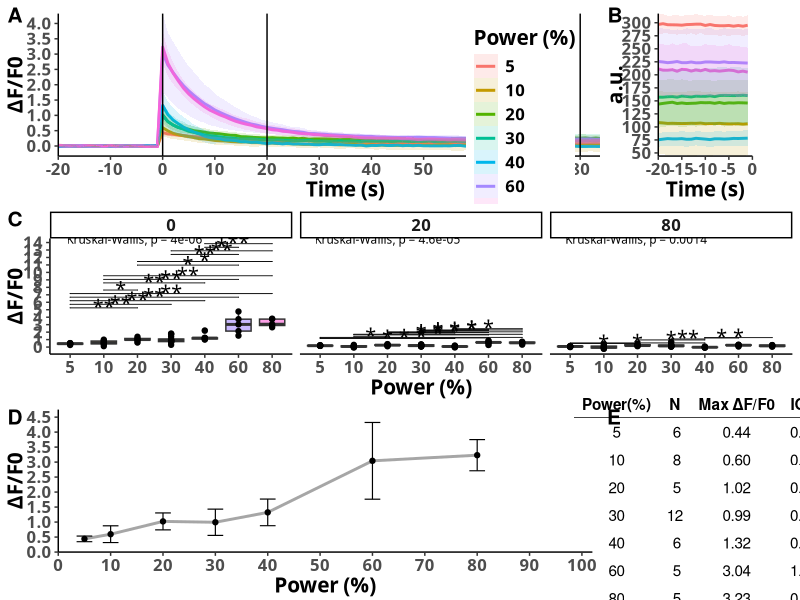

This chart was generated by the following R code:
# Fluo-4 data analysis
# Copyright © 2021 Borys Olifirov
#
# Require data frame structure:
# 'cell'   cell number with date suffix
# 'rep'    number of stimulation for this cell
# 'power'  405 nm laser power
# 'time'   absolute time of frame recording, stimulation frame used as 0
# 'delta'  ΔF/F0 for int data

require(dplyr)
require(tidyr)
require(purrr)

require(rstatix)

require(ggplot2)
require(ggpubr)
require(cowplot)

setwd('/home/astria/bio/note/projects/PhD/6_2021_PIP2_HPCA_HEK/exp/11_22_2021_test_uncaging')


##### DATA PROCESSING #####
df.not.40 <- read.csv('results_10_4.csv') %>%
             filter(power != '40')

df.full <- read.csv('results_09_29.csv') %>%
           rbind(read.csv('results_11_13.csv')) %>%
           rbind(read.csv('results_11_21.csv')) %>%  # bad cellsrbind(read.csv('results_11_22.csv')) %>%
           rbind(df.not.40) %>%
           mutate(power = as.factor(power))

df.fluo <- df.full %>%
           filter(power != '90'&
           power != '95' &
           power != '100') %>%
           droplevels()

df.fluo.abs.baseline <- df.fluo %>%
                        select(power, time, int) %>%
                        filter(time < 0) %>%
                        group_by(time, power) %>%
                        summarise_all(list(mean, sd), na.rm = TRUE) %>%
                        rename(mean = fn1, sd = fn2) %>%
                        ungroup()

df.fluo.mean <- df.fluo %>%
                select(power, time, delta) %>%
                group_by(time, power) %>%
                summarise_all(list(mean, sd), na.rm = TRUE) %>%
                rename(mean = fn1, sd = fn2) %>%
                ungroup()

time.list <- c(0, 20, 80)
df.fluo.crop <- df.fluo %>%
  select(power, delta, time) %>%
  filter(time %in% time.list) %>%
  group_by(time) %>%
  unique() %>%
  ungroup()

df.fluo.stat.group <- df.fluo.crop %>%
  group_by(time) %>%
  kruskal_test(delta ~ power) %>%
  add_significance("p")

# Bonferoni-Holm adjastment
# https://www.statisticshowto.com/holm-bonferroni-method/
# https://rpkgs.datanovia.com/rstatix/
df.fluo.stat.pair <- df.fluo.crop %>%
  group_by(time) %>%
  pairwise_wilcox_test(delta ~ power,
                       p.adjust.method = 'BH') %>%
  add_xy_position(fun = "mean_sd", scales = 'free')

df.fluo.summary <- df.fluo %>%
                  filter(time == 0) %>%
                  group_by(power) %>%
                  summarise(N = n(),
                            Mean = round(mean(delta), digits = 2),
                            IQR = round(IQR(delta), digits = 2)) %>%
                  rename('Power(%)' = power, 'Max ΔF/F0' = Mean)


##### GLOBAL PLOT OPTIONS #####
font_family <- "ubuntu mono"
font_size <- 15

line_size <- 1
line_size_light <- 1.5

# https://drsimonj.svbtle.com/creating-corporate-colour-palettes-for-ggplot2
# '#121212', '#FF1C1C', '#0051F2', '#FFE20A', '#219900', '#FF7B08', '#008F8C', '#B02179', '#A6A6A6'
palette <- c('#121212', '#FF1C1C', '#0051F2', '#FFE20A', '#219900', '#FF7B08', '#008F8C', '#B02179', '#A6A6A6')

power.list <- levels(df.fluo$power)
col.list <- palette[1:length(power.list)]
names(col.list) <- power.list


##### PLOT #####
# line plot
line.plt <- ggplot(df.fluo.mean) +
  geom_line(aes(x = time, y = mean, colour = power),
            size = line_size) +
  geom_ribbon(aes(x = time,
                  ymin = mean-sd,
                  ymax = mean+sd,
                  fill = power,
                  colour = power),
              alpha=.15,
              size=0) +
  geom_vline(xintercept = time.list) +
  scale_x_continuous(name = 'Time (s)',
                     limits = c(-20, 90),
                     breaks = seq(-100, 100, 10),
                     expand = c(0,0)) +
  scale_y_continuous(name = 'ΔF/F0',
                     breaks = seq(-100, 100, .5),
                     expand = c(0,0)) +
  labs(colour = 'Power (%)', fill='Power (%)') +
  theme_classic() +
  theme(legend.position = c(.90, .95),
        legend.justification = c("right", "top"),
        text = element_text(family=font_family, face="bold", size=font_size))


# abs intensity line plot
abs.plt <- ggplot(df.fluo.abs.baseline) +
  geom_line(aes(x = time, y = mean, colour = power),
            size = line_size) +
  geom_ribbon(aes(x = time,
                  ymin = mean-sd,
                  ymax = mean+sd,
                  fill = power,
                  colour = power),
              alpha=.15,
              size=0) +
  scale_x_continuous(name = 'Time (s)',
                     limits = c(-20, 0),
                     breaks = seq(-100, 100, 5),
                     expand = c(0,0)) +
  scale_y_continuous(name = 'a.u.',
                     # limits = c(50, 250),
                     breaks = seq(-100, 500, 25),
                     expand = c(0,0)) +
  labs(colour = 'Power (%)', fill='Power (%)') +
  theme_classic() +
  theme(legend.position = 'none',
        text = element_text(family=font_family, face="bold", size=font_size))


# https://www.datanovia.com/en/blog/how-to-add-p-values-to-ggplot-facets/
# boxplot          
point.box <- ggplot(df.fluo.crop, aes(x = power, y = delta)) +
  geom_boxplot(aes(fill = power), alpha = .6) +
  geom_point() +
  facet_grid(cols = vars(as.factor(time))) +
  labs(fill = 'Power (%)',
       x = 'Power (%)',
       y = 'ΔF/F0') +
  scale_y_continuous(breaks = seq(-100, 100, 1)) +
  theme_classic() +
  theme(legend.position = 'none',
        text = element_text(family=font_family, face="bold", size=font_size)) +
  stat_pvalue_manual(df.fluo.stat.pair, label = 'p.adj.signif',
                     family=font_family, size = 5,
                     tip.length = 0,
                     hide.ns = TRUE) +
  stat_compare_means(family=font_family, size=3,
                     label.x = 1.7)


# dose-dep plot
dd.plt <- ggplot(df.fluo.mean %>%
       filter(time == '0') %>%
       select(power, mean, sd) %>%
       mutate(power = as.numeric(as.character(power))),
       aes(x = power, y = mean)) +
  geom_line(size = line_size, colour = '#A6A6A6') +
  geom_point() +
  geom_errorbar(aes(ymin = mean-sd,
                    ymax = mean+sd),
                size=.4,
                width=3) +
  scale_x_continuous(name = 'Power (%)',
                     limits = c(0, 102),
                     breaks = seq(0, 100, 10),
                     expand = c(0,0)) +
  scale_y_continuous(name = 'ΔF/F0',
                     limits = c(0, 4.75),
                     breaks = seq(-100, 100, .5),
                     expand = c(0,0)) +
  theme_classic() +
  theme(text = element_text(family=font_family, face="bold", size=font_size))

# summary table
summ.table <- ggtexttable(df.fluo.summary,
                          rows = NULL,
                          theme = ttheme("light"))
              # tab_add_title(text = 'Groups size \n and maximal ΔF/F0',
              #               face = "bold",
              #               size = 10)


# combine plot with cowplot
fin_draw <- ggdraw() +
  draw_plot(line.plt, x = 0, y = .66, width = .8, height = .33) +
  draw_plot(abs.plt, x = .75, y = .66, width = .2, height = .33) +
  draw_plot(point.box, x = 0, y = .33, width = 1, height = .33) +
  draw_plot(dd.plt, x = 0, y = 0, width = .75, height = .33) +
  draw_plot(summ.table, x = .75, y = 0, width = .25, height = .33) +
  draw_plot_label(label = c('A', 'B', 'C', 'D', 'E'), size = 15,
                  x = c(0, .75, 0, 0, .75), y = c(1, 1, .66, .33, .33))

ggsave('fin_draw.png',
       fin_draw,
       width = 10,
       height = 10)


# # combine plot with ggpubr
# line.box <- ggarrange(line.plt, point.box,  # abs.plt 
#                       labels = c("A", "B"),
#                       ncol = 1, nrow = 2)
# 
# dd.table <- ggarrange(dd.plt, summ.table,
#                     labels = c("C", "D"),
#                     ncol = 2, nrow = 1,
#                     widths=c(0.75, 0.25))
# 
# fin.plt <- ggarrange(line.box, dd.table,
#                      ncol = 1, nrow = 2,
#                      heights=c(0.8, 0.2))
# 
# ggsave('fin_plt.png',
#        fin.plt,
#        width = 10,
#        height = 10)
